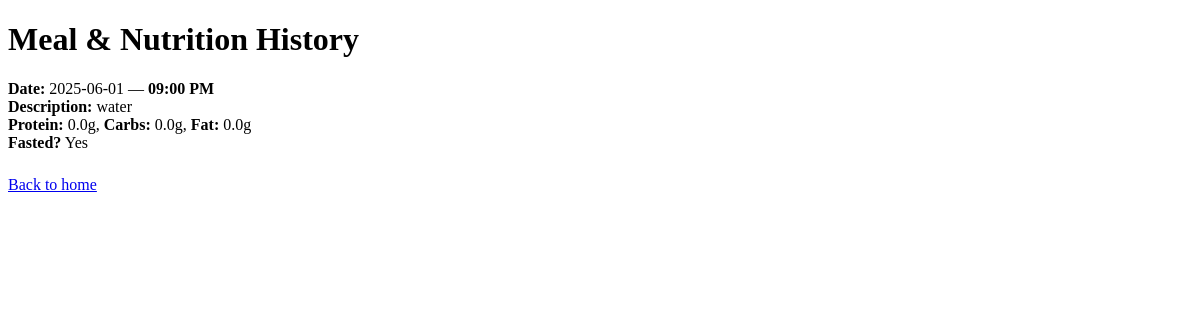
Page /meals/history on the earlier database version.
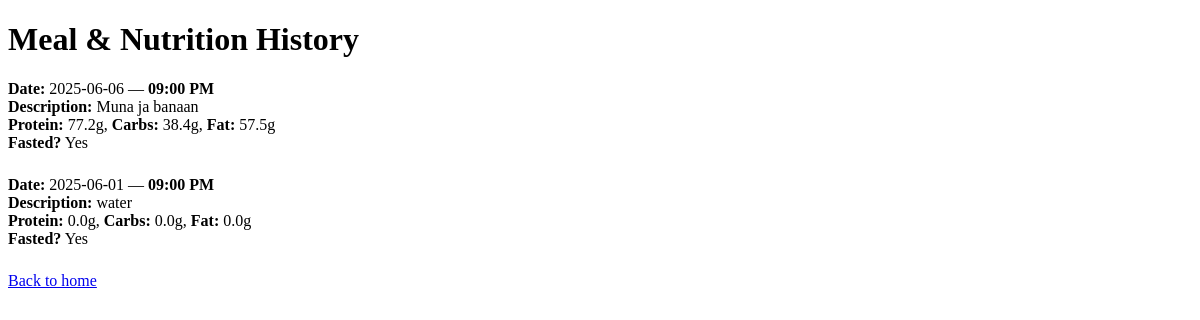
Same page on the later database version.
### tables this page shows
CREATE TABLE meals (
                id INTEGER PRIMARY KEY AUTOINCREMENT,
                date TEXT,
                meal_time TEXT,
                description TEXT,
                protein REAL,
                carbs REAL,
                fat REAL,
                fasted TEXT
            );

### blueprints/meals.py (the view)
@meals_bp.route("/history")
def meal_history():
    with get_connection() as conn:
        rows = conn.execute(
            "SELECT * FROM meals ORDER BY date DESC, id DESC"
        ).fetchall()
    return render_template("meal_history.html", meals=rows)

### database.py (called while the page is built)
def get_connection():
    conn = sqlite3.connect(DB_PATH)
    conn.row_factory = sqlite3.Row
    return conn

### templates/meal_history.html (shortened to what this page needs)
<!DOCTYPE html>
<html>
<head>
</head>
<body>
    <h1>Meal & Nutrition History</h1>
    {% for m in meals %}
        <div style="margin-bottom: 1.5em;">
            <strong>Date:</strong> {{ m.date }} — <strong>{{ m.meal_time }}</strong><br>
            <strong>Description:</strong> {{ m.description }}<br>
            <strong>Protein:</strong> {{ m.protein }}g,
            <strong>Carbs:</strong> {{ m.carbs }}g,
            <strong>Fat:</strong> {{ m.fat }}g<br>
            <strong>Fasted?</strong> {{ m.fasted }}
        </div>
    {% endfor %}
    <a href="/">Back to home</a>
</body>
</html>

Differences in the rows shown:
added meals: date "2025-06-06", meal_time "09:00 PM", description "Muna ja banaan", protein "77.2", carbs "38.4", fat "57.5", fasted "Yes"
